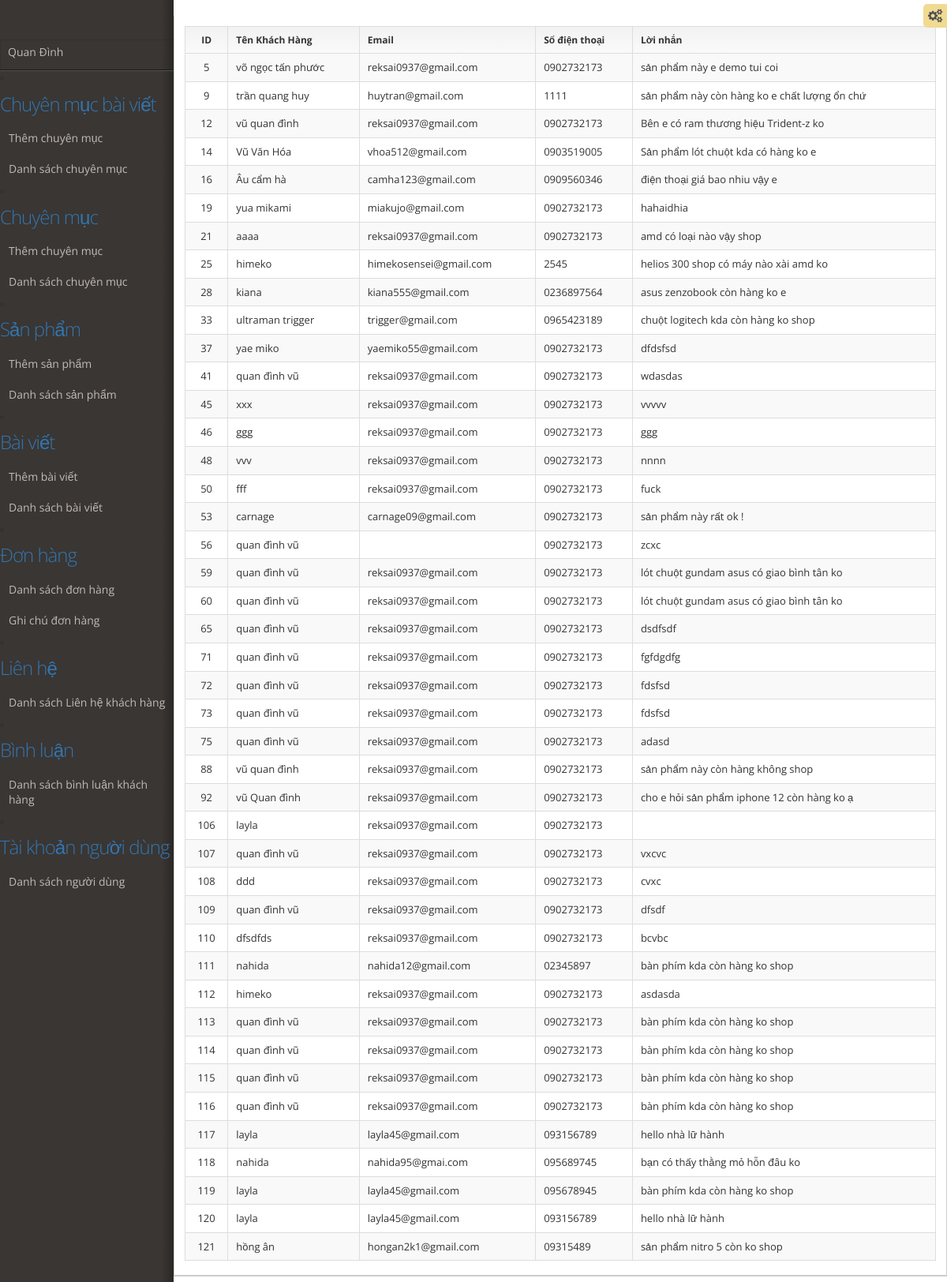
Page /admin/contact_list.php (signed in) on the committed database.
### tables this page shows
CREATE TABLE `contact` (
  `Contact_ID` int(10) UNSIGNED NOT NULL,
  `Contact_Name` varchar(50) NOT NULL,
  `Contact_Subject` varchar(50) NOT NULL,
  `Contact_Email` varchar(50) DEFAULT NULL,
  `Contact_Phone` varchar(50) NOT NULL,
  `Contact_Message` text DEFAULT NULL,
  `Contact_Create` datetime NOT NULL,
  `Contact_Update` datetime NOT NULL
);

### lib/db.php (called while the page is built, shortened)
<?php
class DB{
	private $__conn;
	function connect(){
		$host = 'localhost';
		$username = 'root';
		$password = '';
		$dbname = 'qlbh_electron';
		$this->__conn = mysqli_connect($host, $username, $password, $dbname);
		if ($this->__conn->connect_error) {
			die("Connection failed: " . $this->__conn->connect_error);
		}else{
			mysqli_query($this->__conn, "SET character_set_results = 'utf8', character_set_client = 'utf8', character_set_connection = 'utf8', character_set_database = 'utf8', character_set_server = 'utf8'");
		}
	}
	function select($table, $condition = '', $select = '*'){
        $where = '';
        $sql = "SELECT ".$select." FROM `".$table."` WHERE 1 ".$where;
        $result = mysqli_query($this->__conn, $sql);
        $data = array();
		while ($row = mysqli_fetch_assoc($result)) {
			$data[] = $row;
		}
		return $data;
	}
}
?>

### admin/contacts_c/contacts_c.php (called while the page is built, shortened)
<?php
class contact_controller extends atz{
	public function get_contact(){
		$contact = $this->select('contact');
		return $contact;
	}
}
?>

### admin/contact_list.php (the view, shortened to what this page needs)
<?php require_once('contacts_c/contacts_c.php');?>
<?php
	$contact_class = new contact_controller();
	$list_contacts= $contact_class->get_contact();
?>
<!DOCTYPE html>
<html lang="en-us">
	<head>
		<?php include('module/head.php')?>
	</head>
	<body class="">
		<?php include('module/nav.php')?>
		<div id="main" role="main">
			<div id="content">
				</div>
				<section id="widget-grid" class="">
					<div class="row">
						<article class="col-xs-12 col-sm-12 col-md-12 col-lg-12">
							<div class="jarviswidget jarviswidget-color-blueDark" id="wid-id-0" data-widget-editbutton="false">
								<div>
										<div class="table-responsive">
											<table class="table table-bordered table-striped table-hover">
												<thead>
													<tr>
														<th class="text-center">ID</th>
														<th>Tên Khách Hàng</th>
														<th>Email</th>
														<th>Số điện thoại</th>
														<th>Lời nhắn</th>
													</tr>
												</thead>
												<tbody>
													<?php if (!empty($list_contacts)): ?>
														<?php foreach ($list_contacts as $v):?>
															<tr>
																<td class="text-center"><?=$v['Contact_ID']?></td>
																<td><?php echo $v['Contact_Name']?></td>
																	<td><?php echo $v['Contact_Email']?></td>
																	<td><?php echo $v['Contact_Phone']?></td>
																	<td><?php echo $v['Contact_Message']?></td>
															</tr>
														<?php endforeach ?>
													<?php else:?>
														<tr>
															<td colspan="4" class="text-center">Chưa có dữ liệu</td>
														</tr>
													<?php endif ?>
												</tbody>
											</table>
										</div>
									</div>
								</div>
							</div>
					</div>
	</body>
</html>

### rows in the picture
contact: Contact_ID "5", Contact_Name "võ ngọc tấn phước", Contact_Email "reksai0937@gmail.com", Contact_Phone "0902732173", Contact_Message "sản phẩm này e demo tui coi"
contact: Contact_ID "9", Contact_Name "trần quang huy", Contact_Email "huytran@gmail.com", Contact_Phone "1111", Contact_Message "sản phẩm này còn hàng ko e chất lượng ổn chứ"
contact: Contact_ID "12", Contact_Name "vũ quan đình", Contact_Email "reksai0937@gmail.com", Contact_Phone "0902732173", Contact_Message "Bên e có ram thương hiệu Trident-z ko"
contact: Contact_ID "14", Contact_Name "Vũ Văn Hóa", Contact_Email "vhoa512@gmail.com", Contact_Phone "0903519005", Contact_Message "Sản phẩm lót chuột kda có hàng ko e"
contact: Contact_ID "16", Contact_Name "Âu cẩm hà", Contact_Email "camha123@gmail.com", Contact_Phone "0909560346", Contact_Message "điện thoại giá bao nhiu vậy e"
contact: Contact_ID "19", Contact_Name "yua mikami", Contact_Email "miakujo@gmail.com", Contact_Phone "0902732173", Contact_Message "hahaidhia"
contact: Contact_ID "21", Contact_Name "aaaa", Contact_Email "reksai0937@gmail.com", Contact_Phone "0902732173", Contact_Message "amd có loại nào vậy shop"
contact: Contact_ID "25", Contact_Name "himeko", Contact_Email "himekosensei@gmail.com", Contact_Phone "2545", Contact_Message "helios 300 shop có máy nào xài amd ko"
contact: Contact_ID "28", Contact_Name "kiana", Contact_Email "kiana555@gmail.com", Contact_Phone "0236897564", Contact_Message "asus zenzobook còn hàng ko e"
contact: Contact_ID "33", Contact_Name "ultraman trigger", Contact_Email "trigger@gmail.com", Contact_Phone "0965423189", Contact_Message "chuột logitech kda còn hàng ko shop"
contact: Contact_ID "37", Contact_Name "yae miko", Contact_Email "yaemiko55@gmail.com", Contact_Phone "0902732173", Contact_Message "dfdsfsd"
contact: Contact_ID "41", Contact_Name "quan đình vũ", Contact_Email "reksai0937@gmail.com", Contact_Phone "0902732173", Contact_Message "wdasdas"
contact: Contact_ID "45", Contact_Name "xxx", Contact_Email "reksai0937@gmail.com", Contact_Phone "0902732173", Contact_Message "vvvvv"
contact: Contact_ID "46", Contact_Name "ggg", Contact_Email "reksai0937@gmail.com", Contact_Phone "0902732173", Contact_Message "ggg"
contact: Contact_ID "48", Contact_Name "vvv", Contact_Email "reksai0937@gmail.com", Contact_Phone "0902732173", Contact_Message "nnnn"
contact: Contact_ID "50", Contact_Name "fff", Contact_Email "reksai0937@gmail.com", Contact_Phone "0902732173", Contact_Message "fuck"
contact: Contact_ID "53", Contact_Name "carnage", Contact_Email "carnage09@gmail.com", Contact_Phone "0902732173", Contact_Message "sản phẩm này rất ok !"
contact: Contact_ID "56", Contact_Name "quan đình vũ", Contact_Phone "0902732173", Contact_Message "zcxc"
contact: Contact_ID "59", Contact_Name "quan đình vũ", Contact_Email "reksai0937@gmail.com", Contact_Phone "0902732173", Contact_Message "lót chuột gundam asus có giao bình tân ko"
contact: Contact_ID "60", Contact_Name "quan đình vũ", Contact_Email "reksai0937@gmail.com", Contact_Phone "0902732173", Contact_Message "lót chuột gundam asus có giao bình tân ko"
contact: Contact_ID "65", Contact_Name "quan đình vũ", Contact_Email "reksai0937@gmail.com", Contact_Phone "0902732173", Contact_Message "dsdfsdf"
contact: Contact_ID "71", Contact_Name "quan đình vũ", Contact_Email "reksai0937@gmail.com", Contact_Phone "0902732173", Contact_Message "fgfdgdfg"
contact: Contact_ID "72", Contact_Name "quan đình vũ", Contact_Email "reksai0937@gmail.com", Contact_Phone "0902732173", Contact_Message "fdsfsd"
contact: Contact_ID "73", Contact_Name "quan đình vũ", Contact_Email "reksai0937@gmail.com", Contact_Phone "0902732173", Contact_Message "fdsfsd"
contact: Contact_ID "75", Contact_Name "quan đình vũ", Contact_Email "reksai0937@gmail.com", Contact_Phone "0902732173", Contact_Message "adasd"
contact: Contact_ID "88", Contact_Name "vũ quan đình", Contact_Email "reksai0937@gmail.com", Contact_Phone "0902732173", Contact_Message "sản phẩm này còn hàng không shop"
contact: Contact_ID "92", Contact_Name "vũ Quan đình", Contact_Email "reksai0937@gmail.com", Contact_Phone "0902732173", Contact_Message "cho e hỏi sản phẩm iphone 12 còn hàng ko ạ"
contact: Contact_ID "106", Contact_Name "layla", Contact_Email "reksai0937@gmail.com", Contact_Phone "0902732173"
contact: Contact_ID "107", Contact_Name "quan đình vũ", Contact_Email "reksai0937@gmail.com", Contact_Phone "0902732173", Contact_Message "vxcvc"
contact: Contact_ID "108", Contact_Name "ddd", Contact_Email "reksai0937@gmail.com", Contact_Phone "0902732173", Contact_Message "cvxc"
contact: Contact_ID "109", Contact_Name "quan đình vũ", Contact_Email "reksai0937@gmail.com", Contact_Phone "0902732173", Contact_Message "dfsdf"
contact: Contact_ID "110", Contact_Name "dfsdfds", Contact_Email "reksai0937@gmail.com", Contact_Phone "0902732173", Contact_Message "bcvbc"
contact: Contact_ID "111", Contact_Name "nahida", Contact_Email "nahida12@gmail.com", Contact_Phone "02345897", Contact_Message "bàn phím kda còn hàng ko shop"
contact: Contact_ID "112", Contact_Name "himeko", Contact_Email "reksai0937@gmail.com", Contact_Phone "0902732173", Contact_Message "asdasda"
contact: Contact_ID "113", Contact_Name "quan đình vũ", Contact_Email "reksai0937@gmail.com", Contact_Phone "0902732173", Contact_Message "bàn phím kda còn hàng ko shop"
contact: Contact_ID "114", Contact_Name "quan đình vũ", Contact_Email "reksai0937@gmail.com", Contact_Phone "0902732173", Contact_Message "bàn phím kda còn hàng ko shop"
contact: Contact_ID "115", Contact_Name "quan đình vũ", Contact_Email "reksai0937@gmail.com", Contact_Phone "0902732173", Contact_Message "bàn phím kda còn hàng ko shop"
contact: Contact_ID "116", Contact_Name "quan đình vũ", Contact_Email "reksai0937@gmail.com", Contact_Phone "0902732173", Contact_Message "bàn phím kda còn hàng ko shop"
contact: Contact_ID "117", Contact_Name "layla", Contact_Email "layla45@gmail.com", Contact_Phone "093156789", Contact_Message "hello nhà lữ hành"
contact: Contact_ID "118", Contact_Name "nahida", Contact_Email "nahida95@gmai.com", Contact_Phone "095689745", Contact_Message "bạn có thấy thằng mỏ hỗn đâu ko"
contact: Contact_ID "119", Contact_Name "layla", Contact_Email "layla45@gmail.com", Contact_Phone "095678945", Contact_Message "bàn phím kda còn hàng ko shop"
contact: Contact_ID "120", Contact_Name "layla", Contact_Email "layla45@gmail.com", Contact_Phone "093156789", Contact_Message "hello nhà lữ hành"
contact: Contact_ID "121", Contact_Name "hồng ân", Contact_Email "hongan2k1@gmail.com", Contact_Phone "09315489", Contact_Message "sản phẩm nitro 5 còn ko shop"
